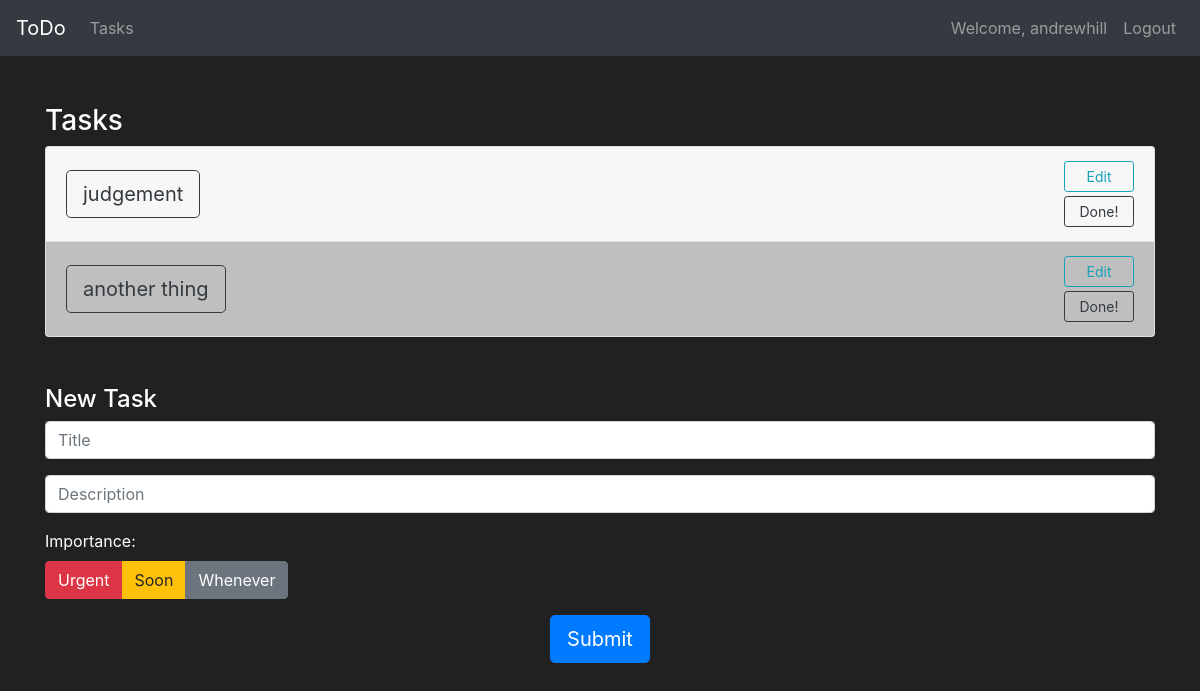
The page /tasks (signed in) on the database its author committed.
### todolist/models.py (models this page shows, shortened)
class User(db.Model, UserMixin):
    id = db.Column(db.Integer(), primary_key=True)
    username = db.Column(db.String(length=30), nullable=False, unique=True)
    email = db.Column(db.String(length=50), nullable=False, unique=True)
    password_hash = db.Column(db.String(length=60), nullable=False, unique=True)
    tasks = db.relationship('Task', backref='created_by_user', lazy=True)
    @property
    def password(self):
        return self.password

class Task(db.Model):
    id = db.Column(db.Integer(), primary_key=True)
    title = db.Column(db.String(length=128), nullable=False)
    description = db.Column(db.String(length=1024), nullable=False)
    importance = db.Column(db.String(length=12), nullable=True)
    user = db.Column(db.Integer(), db.ForeignKey('user.id'))

### todolist/routes.py (the view, shortened to what this page needs)
@app.route('/tasks', methods=['GET','POST'])
@login_required
def tasks():
    form = TaskForm()
    tasks = Task.query.filter_by(user=User.query.filter_by(id=session['user_id']).first().id).all()
    return render_template('tasks.html', tasks=tasks, form=form)

### todolist/forms.py
class TaskForm(FlaskForm):
    title = StringField(label='Title:', validators=[DataRequired()])
    description = StringField(label='Description:')
    importance = RadioField(label='Importance:')
    delete = StringField()
    subbutt = SubmitField(label='Submit')
    put_title = StringField()
    put_description = StringField()

### todolist/helpers.py (called while the page is built)
def login_required(f):
    @wraps(f)
    def decorated_function(*args, **kwargs):
        if not current_user.is_authenticated:
            return redirect(url_for('login', next=request.url))
        return f(*args, **kwargs)
    return decorated_function

### todolist/models.py (called while the page is built)
@login_manager.user_loader
def load_user(user_id):
    return User.query.get(int(user_id))

### todolist/templates/tasks.html (shortened to what this page needs)
{% extends 'base.html' %}
{% block content %}
<div class='container'>
    <div class="row row-content mb-5">
        <div class='col-12'>
            <h3 class="mt-5">Tasks</h3>
            <div class='accordion' id='accordion-tasks'>
                {% if tasks %}
                    {% for task in tasks %}
                    <div class='card'>
                        <div class="card-header bg-{{ task.importance }}"
                            role='tab' id="heading{{ task.id }}">
                            <div class="row row-content align-items-center">
                                <div class='col-8 text-left'>
                                    <h4 class='mb-0 text-white'>
                                        <a class='btn btn-outline-dark btn-lg collapsed'
                                            data-toggle='collapse' data-target='#panel{{ task.id }}'
                                            aria-expanded="false" aria-controls="{{ task.id }}"
                                            id="title{{ task.id }}">{{ task.title }}</a>
                                    </h4>
                                </div>
                                <div class='col-4 text-right right-buttons'>
                                    <button type="button" class='btn btn-sm btn-outline-info' name="edit" id="edit{{ task.id }}"
                                        data-toggle="modal" data-target="#editWindow{{ task.id }}"
                                        onclick='fillFields(`{{ task.id }}`)'>Edit</button>
                                    <form method='POST'>
                                        <button class='btn btn-sm btn-outline-dark' name="delete"
                                            value='{{ task.id }}'>Done!</button>
                                    </form>
                                </div>
                            </div>
                        </div>
                    </div>
                    {% endfor %}
                {% endif %}
            </div>
        </div>
    </div>
    <div class="row row-content mb-5">
        <div class="col-12">
            <h4>New Task</h4>
            <form id="task_form" method='POST'>
                <div class="row-content justify-content-center mb-3">
                    <p>{{ form.title(class="form-control", placeholder="Title") }}</p>
                    <p>{{ form.description(class="form-control", placeholder="Description") }}</p>
                    <div class='row row-content' style="display: inline-block;">
                        <div class='col-sm-2'>
                            {{ form.importance.label() }}
                        </div>
                        <div class='btn-group btn-group-toggle col-sm-9' data-toggle='buttons'>
                            <label class='btn btn-danger'>
                                <input type='radio' name='importance' value='danger'>Urgent
                            </label>
                            <label class='btn btn-warning'>
                                <input type='radio' name='importance' value='warning'>Soon
                            </label>
                            <label class='btn btn-secondary'>
                                <input type='radio' name='importance' value='secondary'>Whenever
                            </label>
                        </div>
                    </div>
                </div>
                <div class="row row-content justify-content-center">
                    {{ form.subbutt(class="btn btn-lg btn-primary") }}</div>
            </form>
        </div>
    </div>
</div>
{% endblock %}

### todolist/templates/base.html (shortened to what this page needs)
<!DOCTYPE html>
<html lang='en'>
    <head>
        <link rel="stylesheet" href="https://cdn.jsdelivr.net/npm/bootstrap@4.5.3/dist/css/bootstrap.min.css">
        <link rel="stylesheet" type="text/css" href="/todolist/static/styles.css">
   </head>
   <body>
    <nav class="navbar navbar-expand-md navbar-dark bg-dark">
        <a class="navbar-brand" href="/">ToDo</a>
        <div class="collapse navbar-collapse" id="navbarNav">
            <ul class="navbar-nav mr-auto">
                <li class="nav-item">
                    <a class="nav-link" href="{{ url_for('tasks') }}">Tasks</a>
                </li>
            </ul>
                {% if current_user.is_authenticated %}
            <ul class="navbar-nav">
                <li class="nav-item">
                    <a class="nav-link">Welcome, {{ current_user.username }}</a>
                </li>
                <li class="nav-item">
                    <a class="nav-link" href="{{ url_for('logout') }}">Logout</a>
                </li>
            </ul>
                {% endif %}
        </div>
        </nav>
        {% block content %}
        {% endblock %}
    </body>
</html>

### todolist/static/styles.css (style rules this page uses)
body { background-color: #212121; color: white }
.card .bg-secondary { background-color: #bfbfbf !important; }
.right-buttons .btn-sm { width: 5em; margin-top: 2px; margin-bottom: 2px; }

### rows shown on the page
User: username "andrewhill"
Task: title "judgement", {{ task.id }} 1 (drawn)
Task: title "another thing", {{ task.id }} 2 (drawn)
